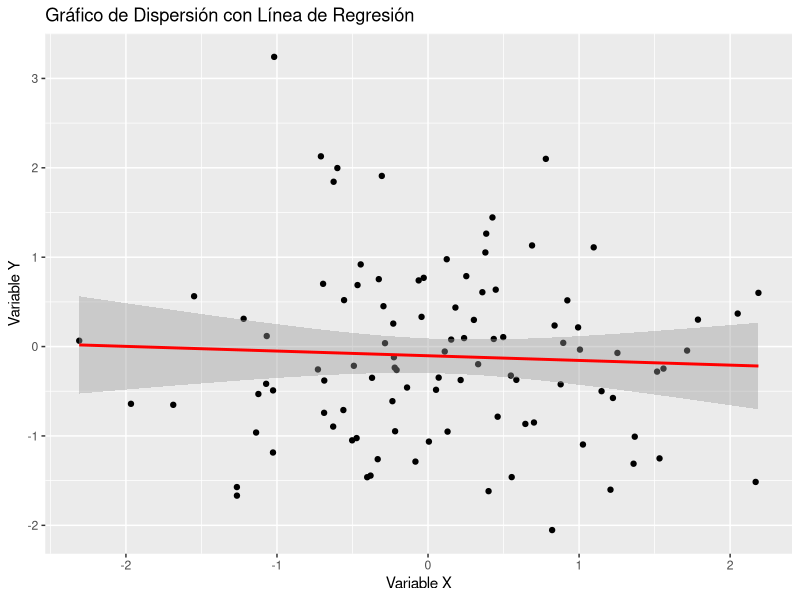

The R script that drew this image:
# Cargar las librerías necesarias
library(ggplot2)

# Crear un conjunto de datos de ejemplo
set.seed(123)
data <- data.frame(
    x = rnorm(100),
    y = rnorm(100)
)

# Crear el gráfico de dispersión y ajustar una línea de regresión
ggplot(data, aes(x = x, y = y)) +
    geom_point() +
    geom_smooth(method = "lm", col = "red") +
    labs(title = "Gráfico de Dispersión con Línea de Regresión",
             x = "Variable X",
             y = "Variable Y")